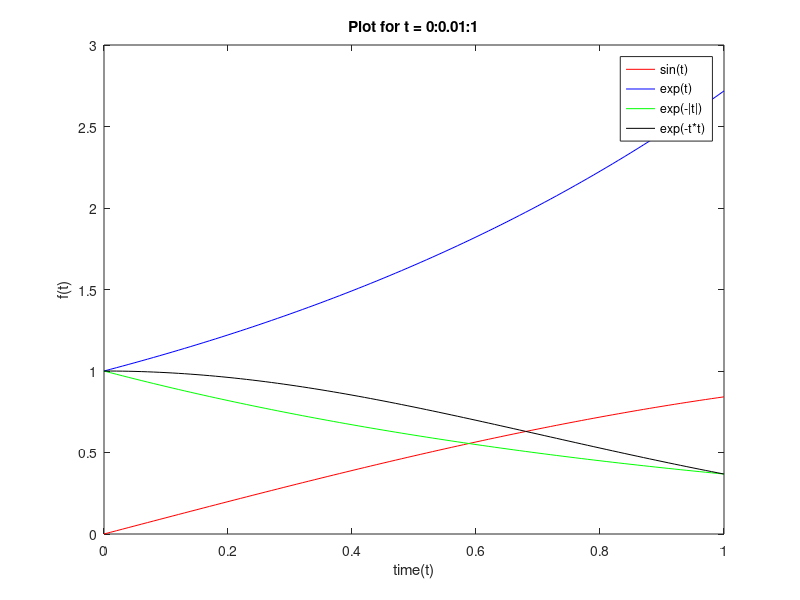

Source code (MATLAB):
t = 0:0.01:1;

w = sin(t);
plot(t,w,'-r');

hold on;
x = exp(t);
plot(t,x,'-b');

hold on;
y = exp(-abs(t));
plot(t,y,'-g');

hold on;
z = exp((-1*t).*(t));
plot(t,z,'-k');

title("Plot for t = 0:0.01:1");
xlabel('time(t)');
ylabel('f(t)');
legend('sin(t)','exp(t)','exp(-|t|)','exp(-t*t)');